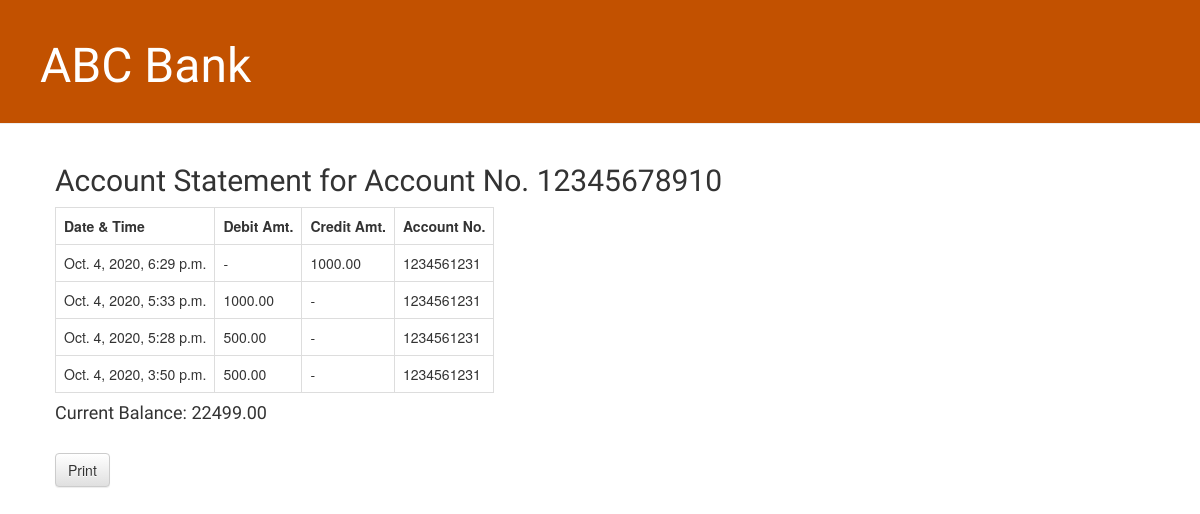
Page /12345678910/statement/ on the earlier database version.
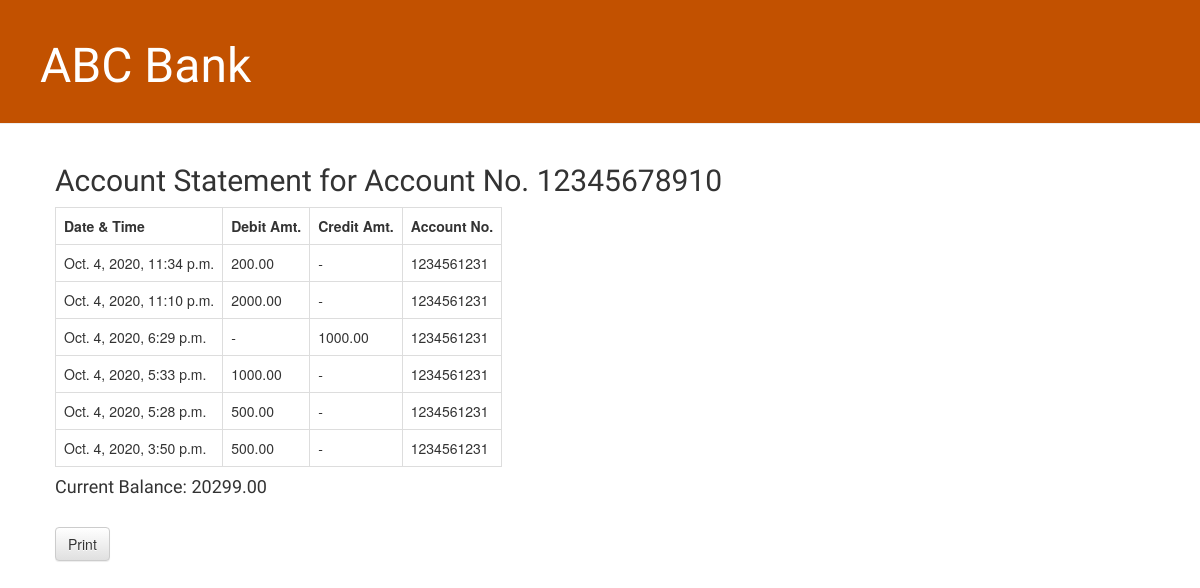
Same page on the later database version.
### bank/models.py (models this page shows, shortened)
class account(models.Model):
    acct_no = models.CharField(max_length = 13, primary_key = True)
    customer = models.ForeignKey(customer,default = "", on_delete = models.CASCADE)
    pin = models.PositiveIntegerField()
    balance = models.DecimalField(max_digits = 12, decimal_places = 2)

class trans_info(models.Model):
    trans_id = models.AutoField(max_length = 12, primary_key = True)
    trans_date = models.DateTimeField()
    amount = models.DecimalField(max_digits = 12, decimal_places = 2)
    cred_acct_num = models.ForeignKey(account, on_delete = models.CASCADE, related_name = 'cred')
    deb_acct_num = models.ForeignKey(account, on_delete = models.CASCADE, related_name = 'deb')

### bank/views.py (the view)
# urls.py: path('<int:acct_no>/statement/',views.acct_statement, name = "acct_statement"),
def acct_statement(request, acct_no):
    user_acct = account.objects.get(acct_no=acct_no)
    q2 = trans_info.objects.filter(deb_acct_num = user_acct)
    q3 = trans_info.objects.filter(cred_acct_num = user_acct)
    q4 = (q2.union(q3))
    q1 = q4.order_by('-trans_date')
    return render(request,'bank/acct_statement.html',{'q1':q1,'user_acct':user_acct})

### bank/templates/bank/acct_statement.html (shortened to what this page needs)
{% extends 'bank/base.html' %}
{% block content %}
    <h2>Account Statement for Account No. {{user_acct.acct_no}}</h2>
    {% if q1 %}
    <table>
        <tr>
            <th>Date & Time</th>
            <th>Debit Amt.</th>
            <th>Credit Amt.</th>
            <th>Account No.</th>
        </tr>
        {% for val in q1 %}
            {% if val.deb_acct_num.acct_no == user_acct.acct_no %}
            <tr>
                <td>{{ val.trans_date}}</td>
                <td>{{ val.amount }}</td>
                <td> - </td>
                <td>{{ val.cred_acct_num.acct_no }}</td>
            </tr>
            {% endif %}
            {% if val.cred_acct_num.acct_no == user_acct.acct_no %}
            <tr>
                <td>{{ val.trans_date }}</td>
                <td> - </td>
                <td>{{ val.amount }}</td>
                <td>{{ val.deb_acct_num.acct_no }}</td>
            </tr>
            {% endif %}
    {% endfor %}
    </table>
    {% else %}
    <h3>No statement to show</h3>
    {% endif %}
    <h4>Current Balance: {{user_acct.balance}}</h4>
    <br>
    <button type="button" class="btn btn-default" onclick = window.print()>Print</button>
{% endblock %}

### bank/templates/bank/base.html (shortened to what this page needs)
{% load static %}
<!Doctype html>
<html>
    <head>
        <link rel="stylesheet" href="//maxcdn.bootstrapcdn.com/bootstrap/3.2.0/css/bootstrap.min.css">
        <link rel="stylesheet" href="//maxcdn.bootstrapcdn.com/bootstrap/3.2.0/css/bootstrap-theme.min.css">
        <link rel="stylesheet" href="{% static 'css/bank.css' %}">
    </head>
    <body>
        <div class="page-header">
            <h1><a href="/">ABC Bank</a></h1>
        </div>
        <div class="content container">
            <div class="row">
                <div class="col-md-8">
                    {% block content%}
                    {%endblock%}
                </div>
            </div>
        </div>
    </body>
</html>

### bank/static/css/bank.css (style rules this page uses)
.page-header { background-color: #C25100; margin-top: 0; padding: 20px 20px 20px 40px; }
.page-header h1, .page-header h1 a, .page-header h1 a:visited, .page-header h1 a:active { color: #ffffff; font-size: 36pt; text-decoration: none; }
.content { margin-left: 40px; }
h1, h2, h3, h4 { font-family: 'Lobster', cursive; }

### bank/templates/bank/acct_statement.html (style rules this page uses)
td, th { border: 1px solid #dddddd; text-align: left; padding: 8px; }

Differences in the rows shown:
changed account id 12345678910: balance "22499.00" → "20299.00"
added trans_info: trans_date "Oct. 4, 2020, 11:34 p.m.", amount "200.00", cred_acct_num.acct_no "1234561231"
added trans_info: trans_date "Oct. 4, 2020, 11:10 p.m.", amount "2000.00", cred_acct_num.acct_no "1234561231"
